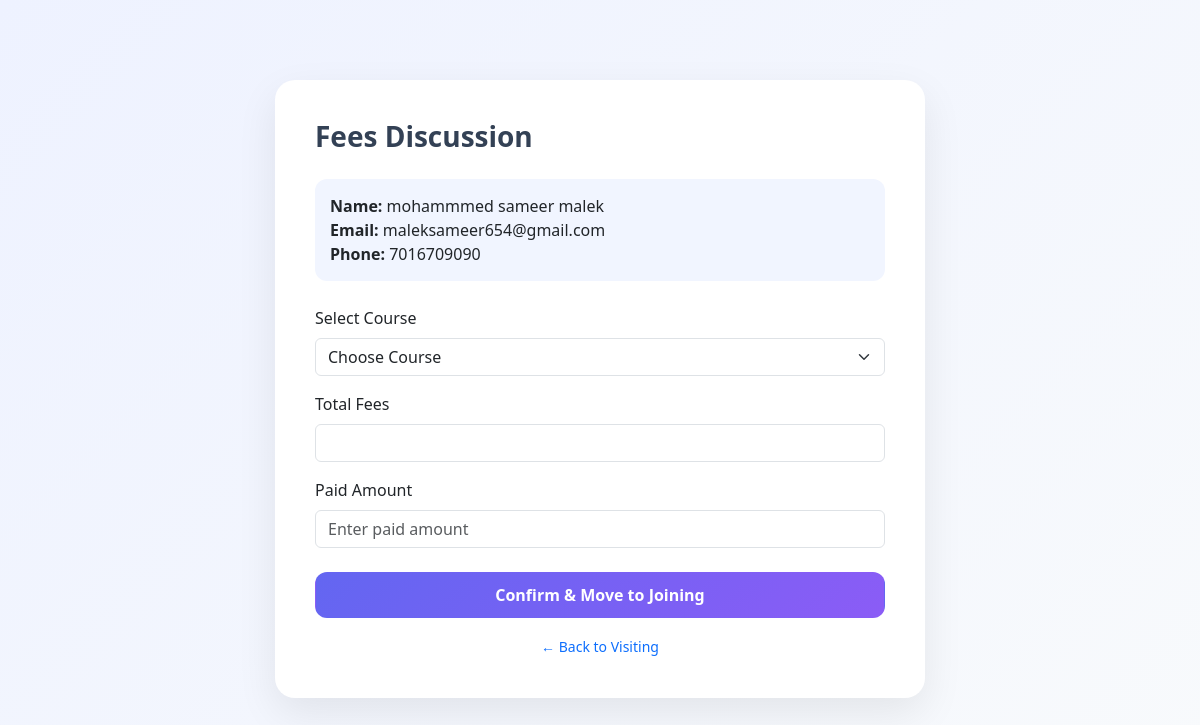
Screenshot of /fees-discussion/53/ with the database file from the repository.
### appname/models.py (models this page shows, shortened)
class Student(models.Model):
    FNAME = models.CharField(max_length=50)
    LNAME = models.CharField(max_length=50)
    BIRTHDAY = models.DateField(null=True, blank=True)
    GENDER = models.CharField(max_length=10, blank=True)
    EMAIL = models.EmailField(unique=False)
    PHONE = models.CharField(max_length=10, blank=True)
    ADDRESS = models.CharField(max_length=200, blank=True)
    CITY = models.CharField(max_length=50, blank=True)
    COLLEGENAME = models.CharField(max_length=100, blank=True)
    QUALIFICATION = models.CharField(max_length=50, blank=True, null=True)
    BRANCH = models.CharField(max_length=50, blank=True)
    PASSING_YEAR = models.CharField(max_length=10, blank=True)
    TECHNOLOGY = models.CharField(max_length=50, blank=True)
    STATUS_CHOICES = [
        ('visiting', 'Visiting'),
        ('adjoining', 'Adjoining'),
        ('pending', 'Pending'),
        ('rejected', 'Rejected'),
    ]
    status = models.CharField(
        max_length=20,
        choices=STATUS_CHOICES,
        default='visiting'
    )
    visiting_at = models.DateTimeField(auto_now_add=True)
    joining_at = models.DateTimeField(null=True, blank=True)
    COURSE_CHOICES = [
        ('python', 'Python'),
        ('django', 'Django'),
        ('fullstack', 'Full Stack'),
    ]
    course = models.CharField(
        max_length=50,
        choices=COURSE_CHOICES,
        null=True,
        blank=True
    )
    total_fees = models.IntegerField(null=True, blank=True)
    paid_fees = models.IntegerField(default=0)
    remaining_fees = models.IntegerField(null=True, blank=True)

### appname/views.py (the view, shortened to what this page needs)
# urls.py: path('fees-discussion/<int:id>/', views.fees_discussion, name='fees_discussion'),
def fees_discussion(request, id):
    student = get_object_or_404(Student, id=id)
    courses = Course.objects.all()
    return render(request,"fees_discussion.html",{
        "student":student,
        "courses":courses
    })

### templates/fees_discussion.html (shortened to what this page needs)
{% load static %}
<!DOCTYPE html>
<html>
<head>
    <link href="https://cdn.jsdelivr.net/npm/bootstrap@5.3.3/dist/css/bootstrap.min.css" rel="stylesheet">
</head>
<body>
    <div class="discussion-container">
        <div class="discussion-card">
            <h3>Fees Discussion</h3>
            <div class="student-info">
                <strong>Name:</strong> {{ student.FNAME }} {{ student.LNAME }} <br>
                <strong>Email:</strong> {{ student.EMAIL }} <br>
                <strong>Phone:</strong> {{ student.PHONE }}
            </div>
            <form method="POST">
                <div class="mb-3">
                    <label class="form-label">Select Course</label>
                    <select name="course" id="courseSelect" class="form-select" required>
                        <option value="">Choose Course</option>
                    </select>
                </div>
                <div class="mb-3">
                    <label class="form-label">Total Fees</label>
                    <input type="text" id="totalFees" class="form-control" readonly>
                </div>
                <div class="mb-4">
                    <label class="form-label">Paid Amount</label>
                    <input type="number" name="paid_fees" class="form-control" placeholder="Enter paid amount">
                </div>
                <button type="submit" class="btn btn-confirm w-100">
                    Confirm & Move to Joining
                </button>
            </form>
            <div class="mt-3 text-center">
                <a href="/visiting/" class="back-link">← Back to Visiting</a>
            </div>
        </div>
    </div>
</body>
</html>

### templates/fees_discussion.html (style rules this page uses)
body { background: linear-gradient(135deg, #eef2ff, #f8fafc); font-family: "Segoe UI", sans-serif; }
.discussion-container { max-width: 650px; margin: 80px auto; }
.discussion-card { background: white; padding: 40px; border-radius: 20px; box-shadow: 0 15px 40px rgba(0, 0, 0, 0.08); }
.discussion-card h3 { font-weight: 700; margin-bottom: 25px; color: #334155; }
.student-info { background: #f1f5ff; padding: 15px; border-radius: 12px; margin-bottom: 25px; }
.btn-confirm { background: linear-gradient(135deg, #6366f1, #8b5cf6); color: white; border-radius: 12px; font-weight: 600; padding: 10px; }
.back-link { text-decoration: none; font-size: 14px; }

### rows the page displays
Student: FNAME "mohammmed sameer", LNAME "malek", EMAIL "maleksameer654@gmail.com", PHONE "7016709090"
